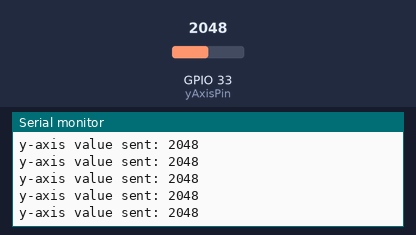
This sketch was run on a simulated ESP32. On the bench: the last lines printed to the serial monitor. Inputs (shaded band) come from the test bench; at power-on: GPIO 33 (yAxisPin) = 2048. Nothing arrives over Bluetooth unless stated.

Above: at 1.2 s.
1.3 s: GPIO 33 (yAxisPin) set to 2866
At 1.31 s:
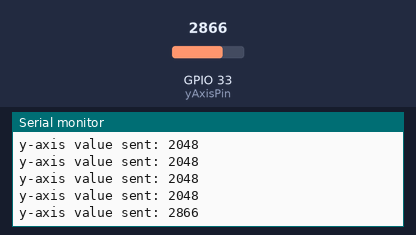
2.8 s: GPIO 33 (yAxisPin) set to 3603
At 2.82 s:
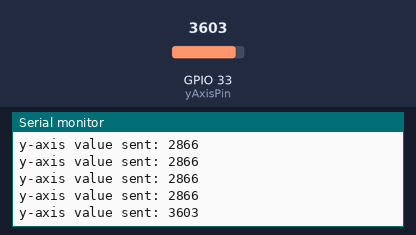
Timing chart, 0 to 5.8 s (numbered marks = the images above; inputs shaded):
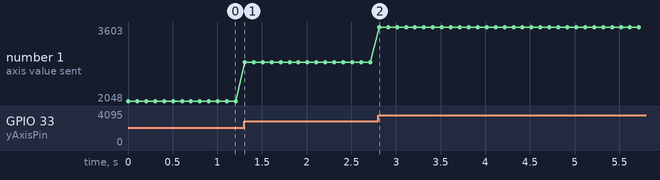

Measured:
- after the input at 1.3 s, the serial monitor: prints a new line at once (image 1)
- after the input at 2.8 s, the serial monitor: prints a new line at once (image 2)
- plotted number 1: 2048 → 2866 after the input at 1.3 s, 2866 → 3603 after the input at 2.8 s

The sketch:

Transmitter.ino
```cpp
#include <BluetoothSerial.h>

const char* deviceName = "ESP32-Joystick"; // Bluetooth device name
BluetoothSerial SerialBT;

String receiverMACadd = "24:DC:C3:98:9E:F0";
uint8_t address[6]  = {0x24, 0xDC, 0xC3, 0x98, 0x9E, 0xF0};
String receiverName = "ESP32-Motors";
bool connected;

const int yAxisPin = 33;

void setup() {
  Serial.begin(115200);
  SerialBT.begin(deviceName, true);
  pinMode(yAxisPin, INPUT);
  Serial.println("Bluetooth device started");
  connected = SerialBT.connect(receiverName);
  if(connected) {
    Serial.println("Connected Succesfully!");
  } else {
    while(!SerialBT.connected(10000)) {
      Serial.println("Failed to connect.");
    }
  }
  if (SerialBT.disconnect()) {
    Serial.println("Disconnected Succesfully!");
  }

  SerialBT.connect();
}

void loop() {
  // Read joystick data
  int yAxisValue = analogRead(yAxisPin); // Map 0-4095

  // Send data over Bluetooth
  sendData(yAxisValue);

  delay(100); // Adjust delay as needed
}

void sendData(int yAxisValue) {
  // Construct the data packet to send over Bluetooth
  String dataPacket = String(yAxisValue) + "\n";

  // Send data packet over Bluetooth
  SerialBT.print(dataPacket);

  Serial.print("y-axis value sent: ");
  Serial.println(yAxisValue);
}
```
